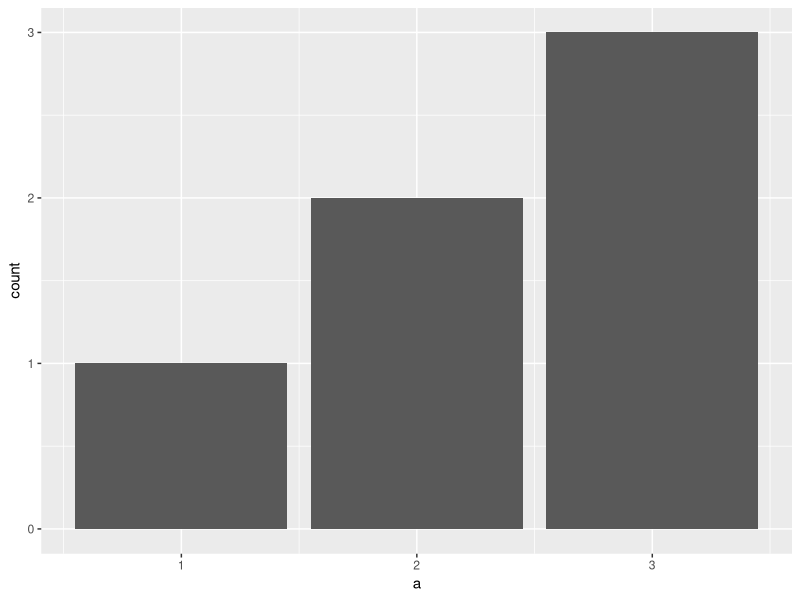
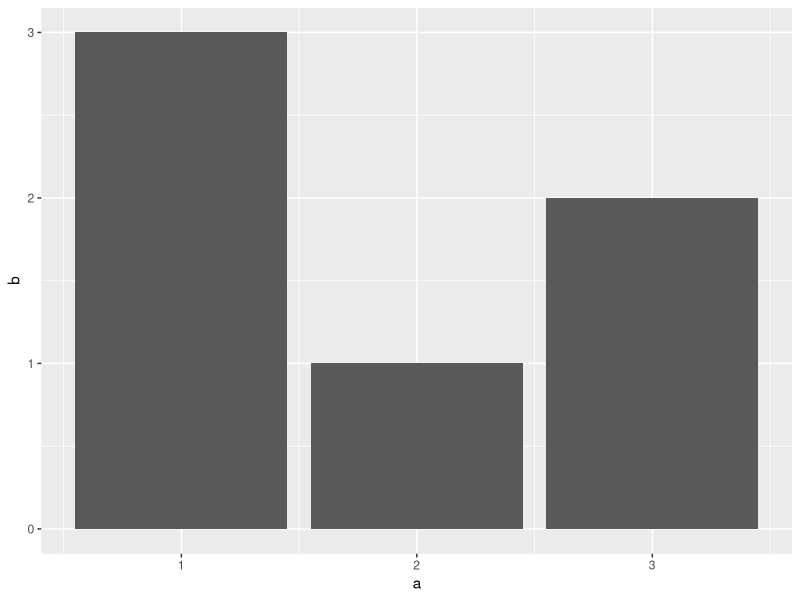
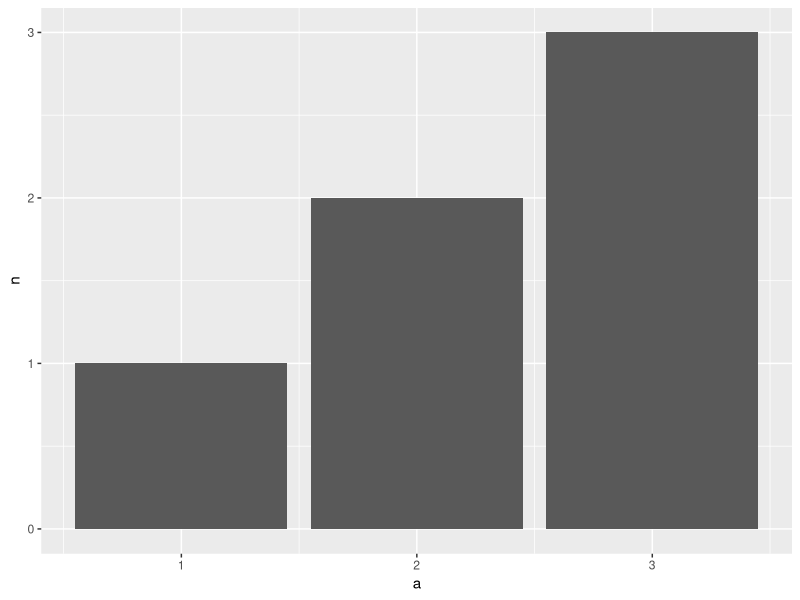
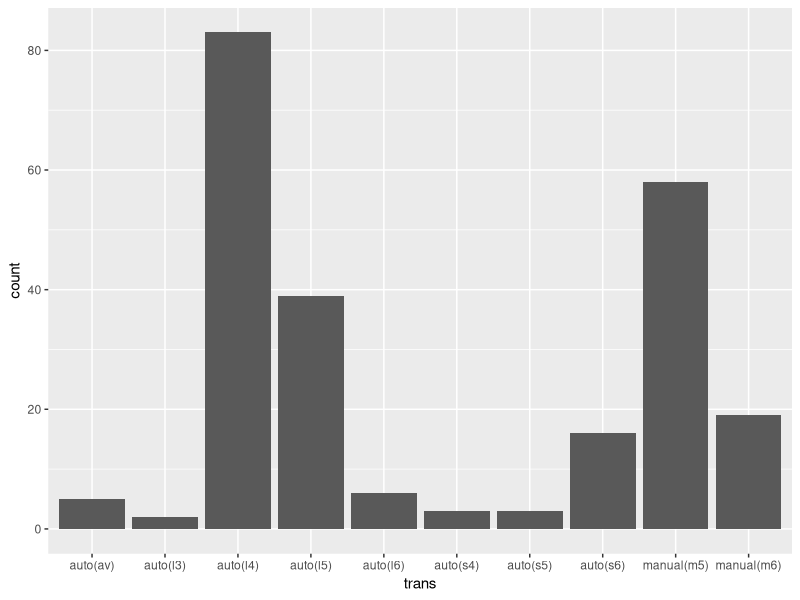
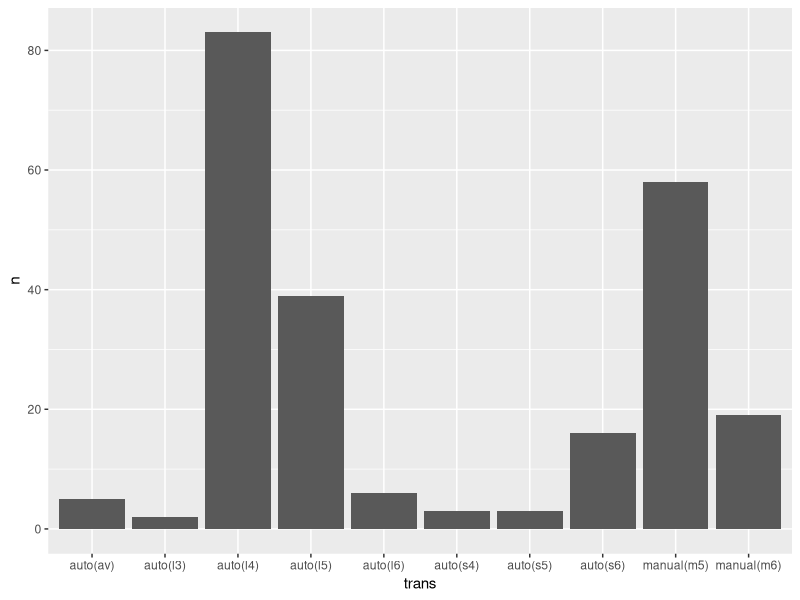
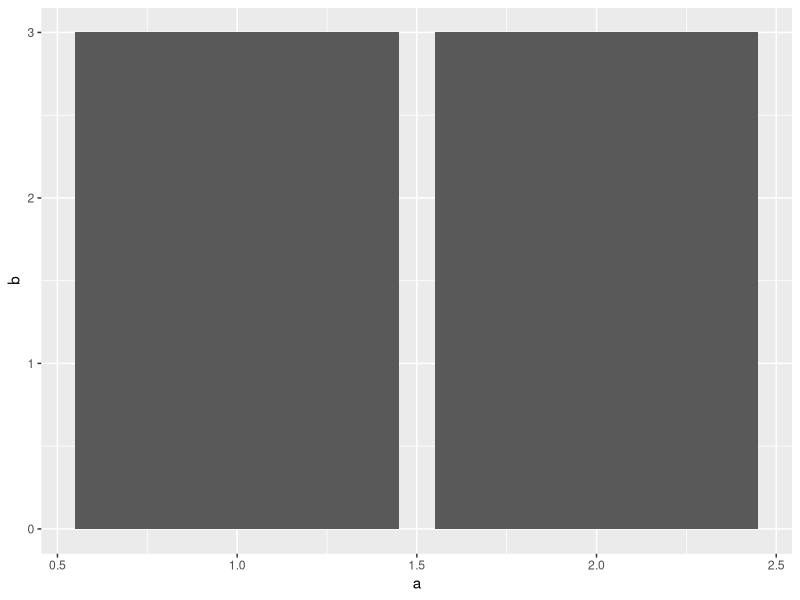
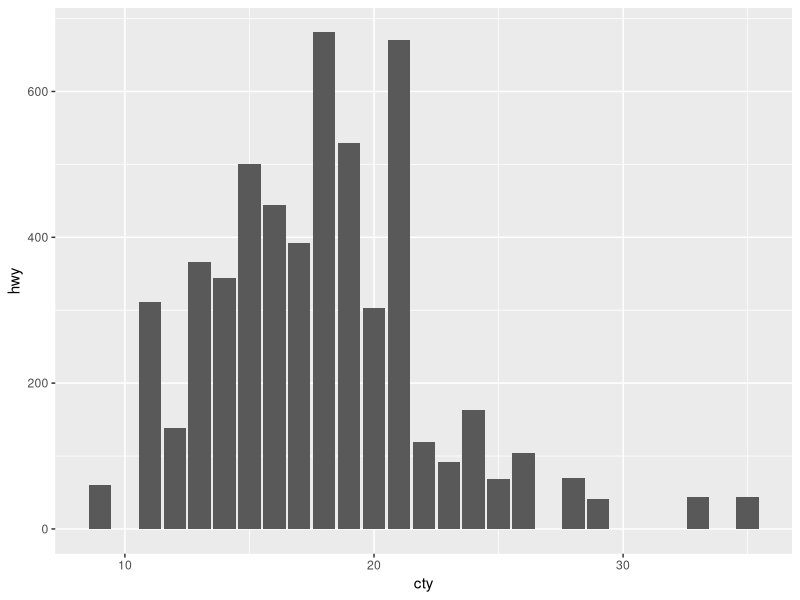
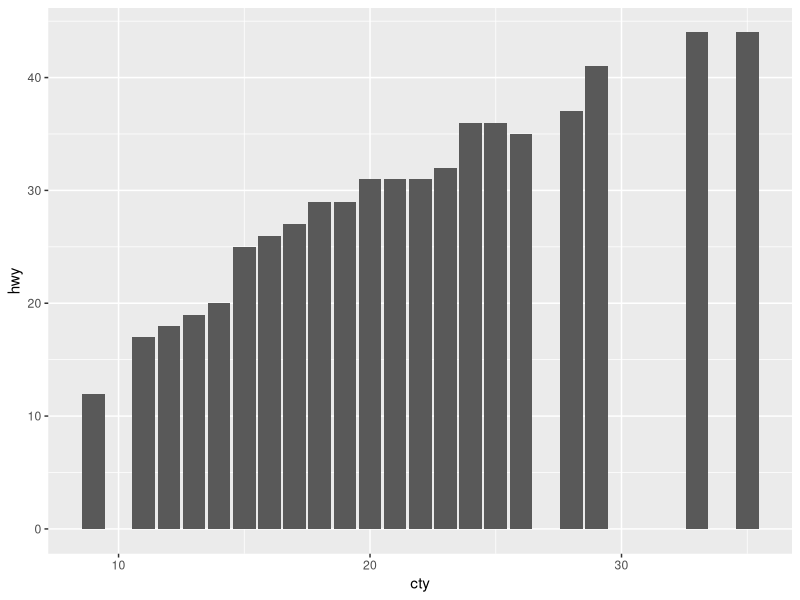

R code for these plots, in order:
## ---- chunk 1
# knitr options
knitr::opts_chunk$set(echo = TRUE)
## ---- chunk 2
library(tidyverse)
## ---- chunk 3
## NOTE: Do not edit this
tibble(a = c(1, 2, 2, 3, 3, 3)) %>% 
  ggplot(aes(x = a)) +
  geom_bar()
## ---- chunk 4
## NOTE: Do not edit this
tibble(
  a = c(1, 2, 3),
  b = c(3, 1, 2)
) %>% 
  ggplot(aes(x = a, y = b)) +
  geom_col()
## ---- chunk 5
## NOTE: Do not edit this
tibble(a = c(1, 2, 2, 3, 3, 3)) %>% 
  count(a) %>% # Count adds the column `n` of counts
  ggplot(aes(x = a, y = n)) +
  geom_col()
## ---- chunk 6
# task-begin
mpg %>%
  ggplot(aes(trans)) +
  geom_bar()
# task-end
# solution-begin
mpg %>%
  count(trans) %>%
  ggplot(aes(x = trans, y = n)) +
  geom_col()
# solution-end
## ---- chunk 7
## NOTE: Do not edit this
tibble(
  a = c(1, 2, 2), # Note that our x aesthetic (a) has repeat values
  b = c(3, 1, 2)  # Hence, we have two different b values for a == 2
) %>% 
  ggplot(aes(x = a, y = b)) +
  geom_col()
## ---- chunk 8
## NOTE: Run this chunk for an illustration
mpg %>% filter(cty == 20)
## ---- chunk 9
# task-begin
mpg %>%
  ggplot(aes(x = cty, y = hwy)) +
  geom_col()
# task-end
# solution-begin
mpg %>%
  ggplot(aes(x = cty, y = hwy)) +
  geom_col(position = "dodge")
# solution-end
## ---- chunk 10
## NOTE: Do not edit this
tibble(
  a = c(1, 2, 2),
  b = c(3, 1, 2),
  c = c("a", "a", "b")
) %>% 
  ggplot(aes(x = a, y = b, fill = c)) +
  geom_col()
## ---- chunk 11
## NOTE: Do not edit this
tibble(
  a = c(1, 2, 2),
  b = c(3, 1, 2),
  c = c("a", "a", "b")
) %>% 
  ggplot(aes(x = a, y = b, fill = c)) +
  geom_col(position = "dodge")
## ---- chunk 12
## TODO: Run this code without changing, describe your observations on the data
mpg %>%
  ggplot(aes(x = class, fill = class)) +
  geom_bar()
## ---- chunk 13
## TODO: Run this code without changing, describe your observations on the data
mpg %>%
  ggplot(aes(class, fill = drv)) +
  geom_bar()
## ---- chunk 14
# task-begin
mpg %>%
  ggplot(aes(x = manufacturer, fill = class), position = "dodge") +
  geom_bar() +
  theme(axis.text.x = element_text(angle = 270, vjust = 0.5, hjust = 0))
# task-end
# solution-begin
mpg %>%
  ggplot(aes(x = manufacturer, fill = class)) +
  geom_bar(position = "dodge") +
  theme(axis.text.x = element_text(angle = 270, vjust = 0.5, hjust = 0))
# solution-end
## ---- chunk 15
## NOTE: Do not edit this
tibble(
  a = c(1, 2, 1, 2),
  b = c(3, 1, 2, 2),
  c = c("a", "a", "b", "b")
) %>% 
  ggplot(aes(x = a, y = b)) +
  geom_col() +
  facet_wrap(~c)
## ---- chunk 16
## NOTE: Do not edit this
# Horizontal facets
tibble(
  a = c(1, 2, 1, 2),
  b = c(3, 1, 2, 2),
  c = c("a", "a", "b", "b")
) %>% 
  ggplot(aes(x = a, y = b)) +
  geom_col() +
  facet_grid(~c)
# Vertical facets
tibble(
  a = c(1, 2, 1, 2),
  b = c(3, 1, 2, 2),
  c = c("a", "a", "b", "b")
) %>% 
  ggplot(aes(x = a, y = b)) +
  geom_col() +
  facet_grid(c ~ .)
# Two-way faceting
tibble(
  a = c(1, 2, 1, 2, 1, 2),
  b = c(3, 1, 2, 2, 3, 1),
  c = c("a", "a", "b", "b", "a", "a"),
  d = c("a", "a", "a", "a", "b", "b")
) %>% 
  ggplot(aes(x = a, y = b)) +
  geom_col() +
  facet_grid(c ~ d)
## ---- chunk 17
# task-begin
mpg %>%
  ggplot(aes(x = cyl)) +
  geom_bar() +
  facet_grid(~ manufacturer)
# task-end
# solution-begin
mpg %>%
  ggplot(aes(x = cyl)) +
  geom_bar() +
  facet_wrap(~ manufacturer)
# solution-end
